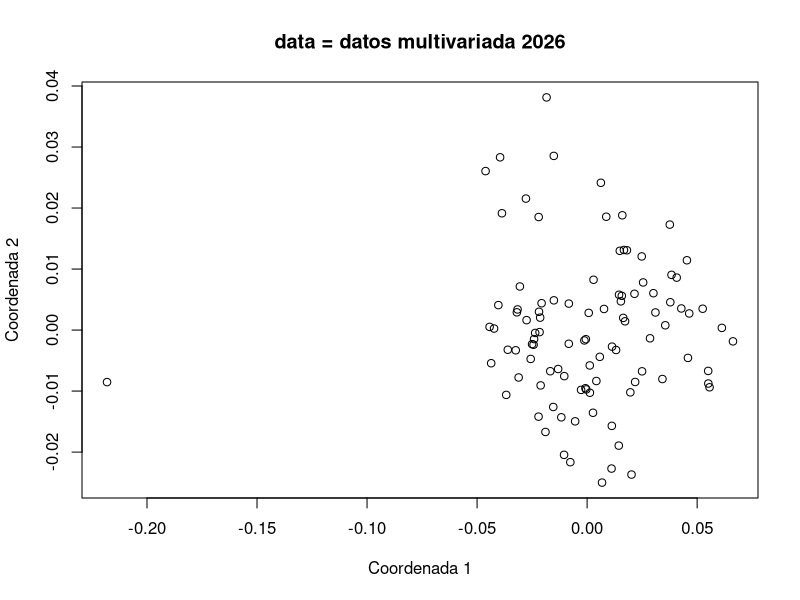
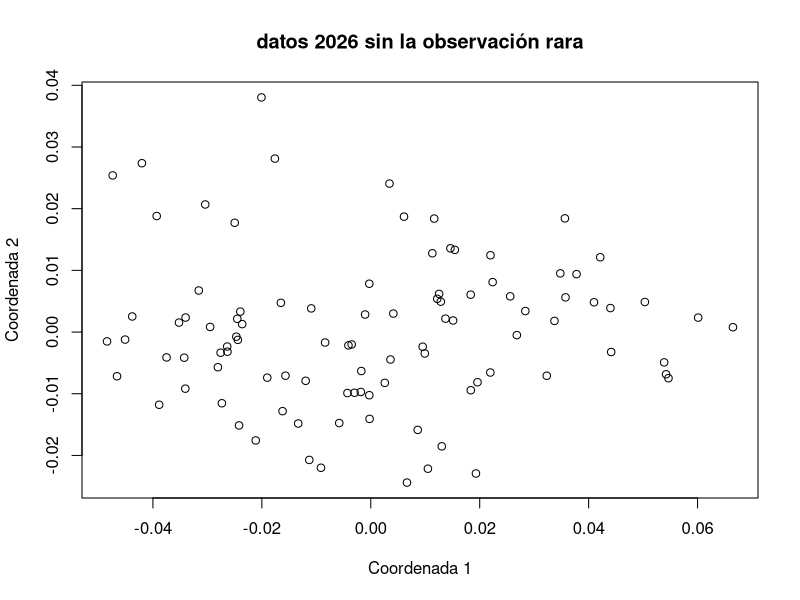
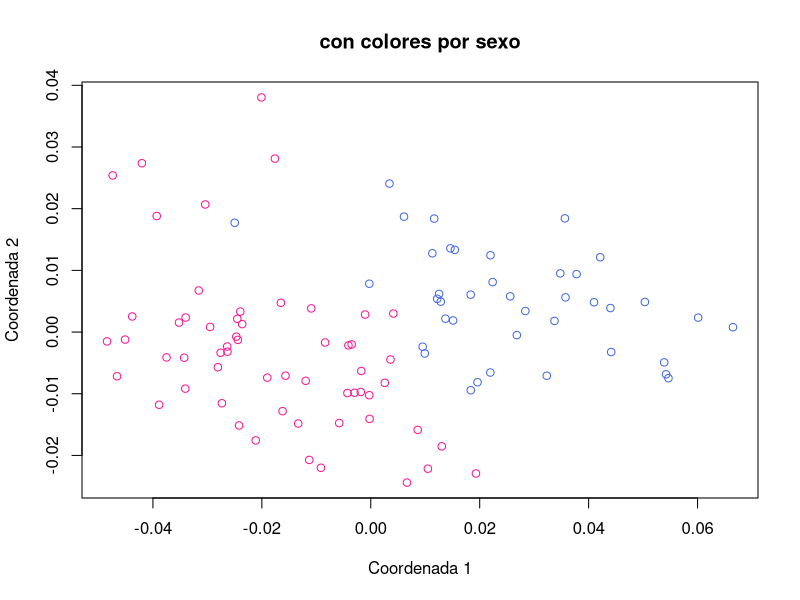

R code for these plots, in order:
## ---- chunk 1
#| label: load-library
#| echo: false

library(here)
library(vegan)

## ---- chunk 2

datos_2026 <- read.csv(here("data", "datos_multivariada.csv"),
                  # Read a CSV file into R as a data frame
                  dec = ",",
                  # Decimal separator is comma
                  sep = ",",
                  # Values are separated by commas
                  stringsAsFactors = FALSE)
                  # Keep text columns as character (not factors)


## ---- chunk 3

datos <- datos_2026 [, 3:16]

dist_datos <- vegdist (datos, method = "bray")

pcoa_datos <- cmdscale (dist_datos, 2)

## ---- chunk 4

x <- pcoa_datos [ ,1]

y <- pcoa_datos [ ,2]

plot (x, y, 
    xlab = "Coordenada 1", 
    ylab = "Coordenada 2", 
    main = "data = datos multivariada 2026", 
    pch = 1)
## ---- chunk 5

datos2 <- datos [-41, ]

## ---- chunk 6

dist_datos1 <- vegdist(datos2, method = "bray")

pcoa_datos1 <- cmdscale(dist_datos1, 2)

x1 <- pcoa_datos1 [ ,1]

y1 <- pcoa_datos1 [ ,2]

plot (x1, y1, 
    xlab = "Coordenada 1", 
    ylab = "Coordenada 2", 
    main = "datos 2026 sin la observación rara", 
    pch = 1)

## ---- chunk 7

datos3 <- datos_2026 [-41,]

etiquetas_sexo <- datos3$sexo

colores_sexo <- function(variable) {
  if (grepl("mujer", variable)) {
    "deeppink"
  } else {
    "royalblue"
  }
}

## ---- chunk 8

etiquetas_colores_sexo <- unlist(lapply(etiquetas_sexo, colores_sexo))

## ---- chunk 9
#| echo: false

plot (x1, y1, 
    xlab = "Coordenada 1", 
    ylab = "Coordenada 2", 
    main = "con colores por sexo", 
    col = etiquetas_colores_sexo)
